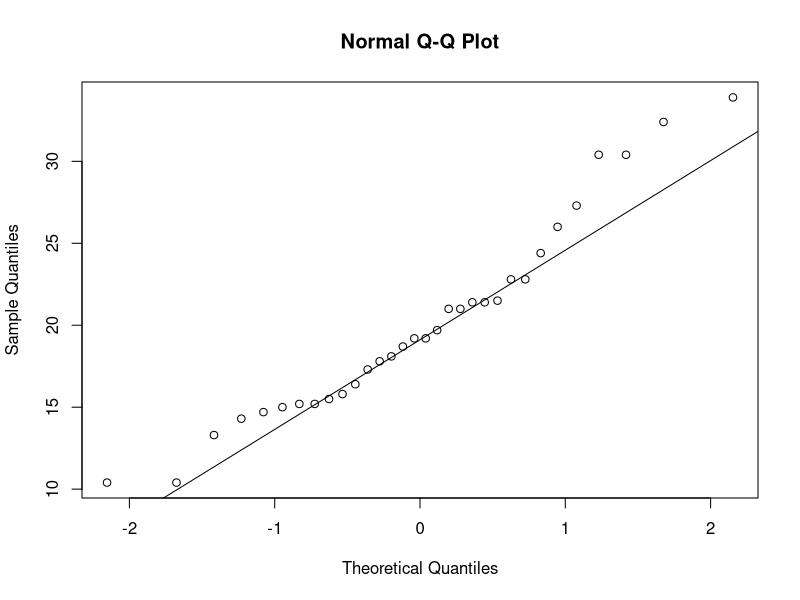
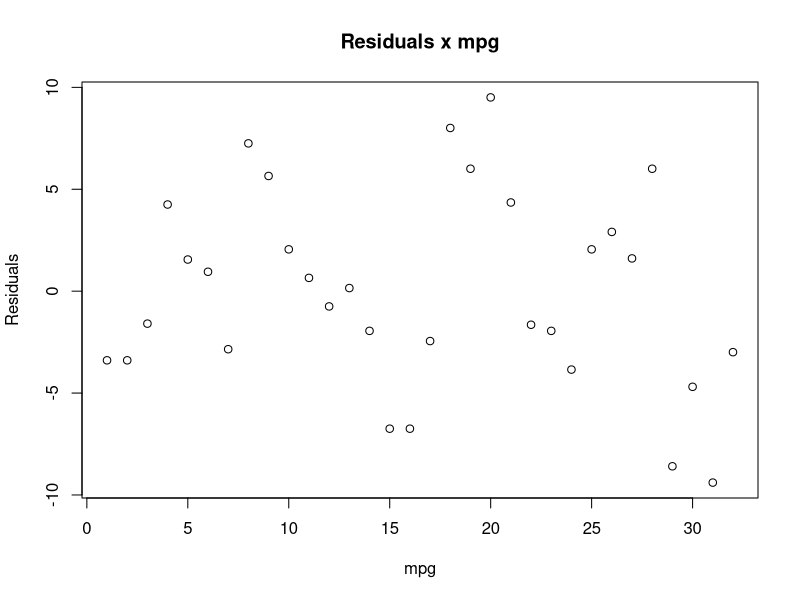
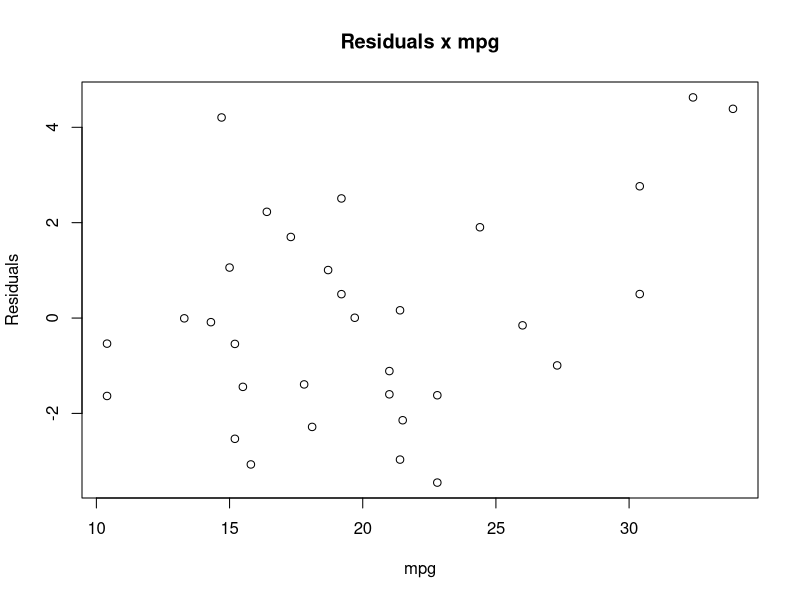

Write R code to recreate these figures, in order.
## ---- chunk 1
qqnorm(mtcars$mpg)
qqline(mtcars$mpg) ## plots a line that goes from 0.25 to 0.75 quantile (2nd and 4th quantile)
## ---- chunk 2
plot(resid(lm(data=mtcars, formula=mpg ~ 0 + factor(am))), 
     ylab="Residuals", xlab="mpg", main="Residuals x mpg")
## ---- chunk 3
plot(mtcars$mpg, resid(lm(data=mtcars, formula=mpg~ 0 + . -am +factor(am))), 
     ylab="Residuals", xlab="mpg", main="Residuals x mpg")
